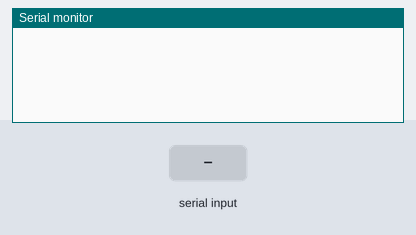
The sketch below on a simulated Arduino Mega 2560, built with avr-gcc and run on an emulated ATmega2560. On the bench: the last lines printed to the serial monitor. Inputs (shaded band) come from the test bench.

Above: at 1.2 s.
1.3 s: "1" received over the second serial link
At 3.8 s:
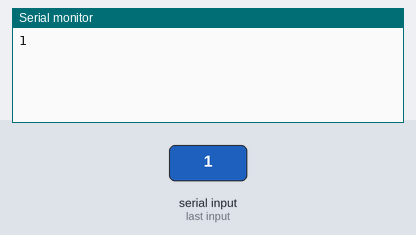
4.3 s: "0" received over the second serial link
At 5.6 s:
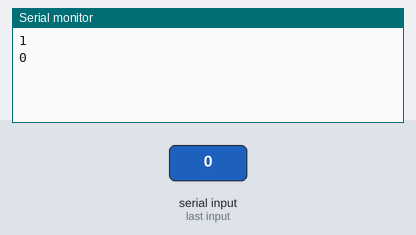
5.8 s: "2" received over the second serial link
At 8.3 s:
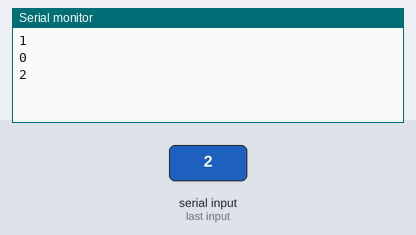
Timing chart, 0 to 9.8 s (numbered marks = the images above; inputs shaded):
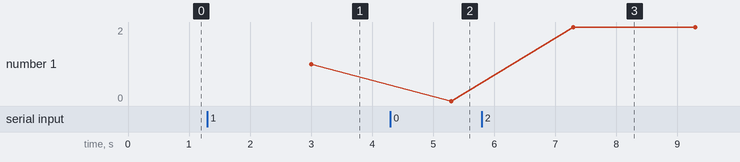

The sketch:

sketch_may31c.ino
```cpp
char mystr[10]; //Initialized variable to store recieved data
void setup() {
// Begin the Serial at 9600 Baud
  Serial.begin(9600);
  Serial1.begin(9600);
}
void loop() {
  Serial1.readBytes(mystr, 5); //Read the serial data and store in var
  Serial.println(mystr); //Print data on Serial Monitor
delay(1000);
}
```

Measured:
- after the input at 1.3 s, the serial monitor: prints a new line after 1.7 s (image 1)
- after the input at 4.3 s, the serial monitor: prints a new line after 1.0 s (image 2)
- after the input at 5.8 s, the serial monitor: prints a new line after 1.5 s (image 3)
- plotted number 1: 1 → 0 after the input at 4.3 s, 0 → 2 after the input at 5.8 s
